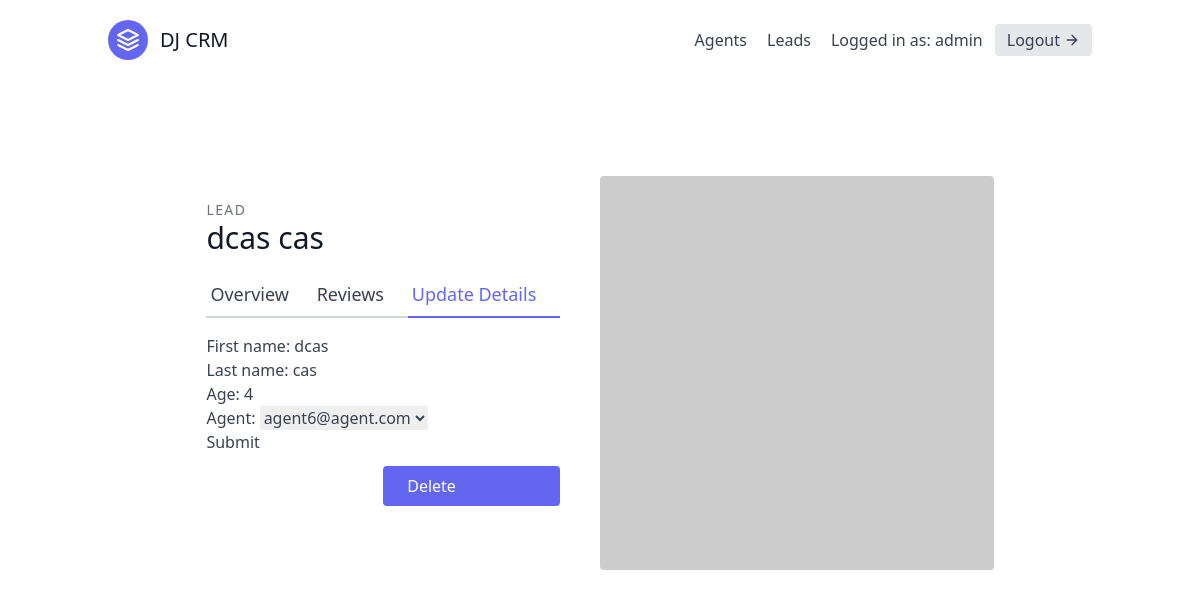
Screenshot of /leads/5/update/ (signed in) with the database file from the repository.
### leads/models.py (models this page shows, shortened)
class User(AbstractUser):
    is_organisor = models.BooleanField(default=True)
    is_agent = models.BooleanField(default=False)

class Lead(models.Model):
    first_name = models.CharField(max_length=20)
    last_name = models.CharField(max_length=20)
    age = models.IntegerField(default=0)
    organisation = models.ForeignKey(UserProfile, on_delete=models.CASCADE)
    agent = models.ForeignKey("Agent", null=True, blank=True, on_delete=models.SET_NULL)
    category = models.ForeignKey("Category", null=True, blank=True, on_delete=models.SET_NULL)

### leads/views.py (the view, shortened to what this page needs)
# urls.py: path('<int:pk>/update/', LeadUpdateView.as_view(), name='lead-update'),
class LeadUpdateView(OrganisorAndLoginRequiredMixin, generic.UpdateView):
    template_name = "leads/lead_update.html"
    form_class = LeadModelForm
    def get_queryset(self):
        user = self.request.user
        return Lead.objects.filter(organisation=user.userprofile)

### leads/forms.py
class LeadModelForm(forms.ModelForm):
    class Meta:
        model = Lead
        fields = (
            'first_name',
            'last_name',
            'age',
            'agent',
                   )

### agents/mixins.py (called while the page is built)
    def dispatch(self, request, *args, **kwargs):
        if not request.user.is_authenticated or not request.user.is_organisor:
            return redirect('leads:lead-list')
        return super().dispatch(request, *args, **kwargs)

### leads/models.py (called while the page is built)
    def __str__(self):
        return self.user.email

### leads/templates/leads/lead_update.html (shortened to what this page needs)
{% extends "_base.html" %}
{% block content %}
<section class="text-gray-700 body-font overflow-hidden">
    <div class="container px-5 py-24 mx-auto">
      <div class="lg:w-4/5 mx-auto flex flex-wrap">
        <div class="lg:w-1/2 w-full lg:pr-10 lg:py-6 mb-6 lg:mb-0">
            <h2 class="text-sm title-font text-gray-500 tracking-widest">LEAD</h2>
            <h1 class="text-gray-900 text-3xl title-font font-medium mb-4">{{ lead.first_name }} {{ lead.last_name }}</h1>
            <div class="flex mb-4">
                <a href="{% url 'leads:lead-detail' lead.pk %}" class="flex-grow border-b-2 border-gray-300 py-2 text-lg px-1">
                    Overview
                </a>
                <a class="flex-grow border-b-2 border-gray-300 py-2 text-lg px-1">
                    Reviews
                </a>
                <a href="{% url 'leads:lead-update' lead.pk %}" class="flex-grow text-indigo-500 border-b-2 border-indigo-500 py-2 text-lg px-1">
                    Update Details
                </a>
            </div>
            <form form method="post">
                {{ form.as_p }}
                <button type="submit">Submit</button>
            </form>
            <a href="{% url 'leads:lead-delete' lead.pk %}" class="w-1/2 mt-3 flex ml-auto text-white bg-indigo-500 border-0 py-2 px-6 focus:outline-none hover:bg-indigo-600 rounded">
                Delete
            </a>
        </div>
        <img alt="ecommerce" class="lg:w-1/2 w-full lg:h-auto h-64 object-cover object-center rounded" src="https://dummyimage.com/400x400">
      </div>
    </div>
  </section>
{% endblock content %}

### templates/navbar.html (shortened to what this page needs)
<header class="text-gray-700 body-font">
  <div class="container mx-auto flex flex-wrap p-5 flex-col md:flex-row items-center">
    <a class="flex title-font font-medium items-center text-gray-900 mb-4 md:mb-0">
      <svg xmlns="http://www.w3.org/2000/svg" fill="none" stroke="currentColor" stroke-linecap="round" stroke-linejoin="round" stroke-width="2" class="w-10 h-10 text-white p-2 bg-indigo-500 rounded-full" viewBox="0 0 24 24">
        <path d="M12 2L2 7l10 5 10-5-10-5zM2 17l10 5 10-5M2 12l10 5 10-5"></path>
      </svg>
      <span class="ml-3 text-xl">DJ CRM</span>
    </a>
    <nav class="md:ml-auto flex flex-wrap items-center text-base justify-center">
      {% if not request.user.is_authenticated %}
        <a href="{% url 'signup' %}" class="mr-5 hover:text-gray-900">Signup</a>
      {% else %}
          {% if request.user.is_organisor %}
              <a href="{% url 'agents:agent-list' %}" class="mr-5 hover:text-gray-900">Agents</a>
          {% endif %}
        <a href="{% url 'leads:lead-list' %}" class="mr-5 hover:text-gray-900">Leads</a>
      {% endif %}
    </nav>
    {% if request.user.is_authenticated %}
      Logged in as: {{ request.user.username }}
      <a href="{% url 'logout' %}" class="ml-3 inline-flex items-center bg-gray-200 border-0 py-1 px-3 focus:outline-none hover:bg-gray-300 rounded text-base mt-4 md:mt-0">
        Logout
          <svg fill="none" stroke="currentColor" stroke-linecap="round" stroke-linejoin="round" stroke-width="2" class="w-4 h-4 ml-1" viewBox="0 0 24 24">
              <path d="M5 12h14M12 5l7 7-7 7"></path>
          </svg>
      </a>
    {% endif %}
  </div>
</header>

### rows the page displays
User: user.username "admin"
Lead: first_name "dcas", last_name "cas", age "4", agent "agent6@agent.com"
